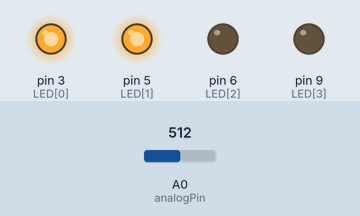
This sketch was run on a simulated Arduino Uno, built with avr-gcc and run on an emulated ATmega328P. On the bench: output pins drawn as LEDs (lit = HIGH). The inputs (shaded band) are chosen by the test bench; at power-on: A0 (analogPin) = 512.

Above: at 1.2 s.
1.3 s: A0 (analogPin) set to 599
2.8 s: A0 (analogPin) set to 623
At 3.5 s:
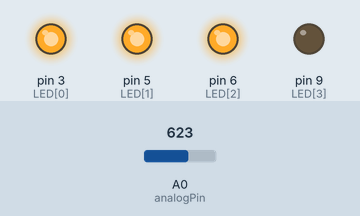
4.3 s: A0 (analogPin) set to 800
5.8 s: A0 (analogPin) set to 828
At 7.0 s:
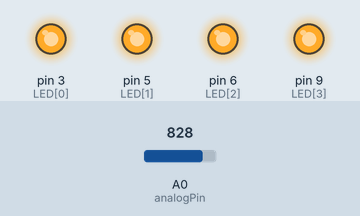
7.3 s: A0 (analogPin) set to 306
At 8.1 s:
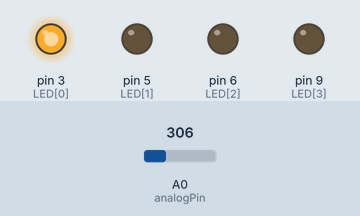
8.8 s: A0 (analogPin) set to 391
10.3 s: A0 (analogPin) set to 421
At 11.6 s:
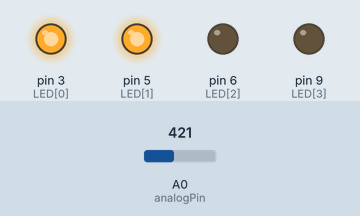
Timing chart, 0 to 12.8 s (numbered marks = the images above; inputs shaded):
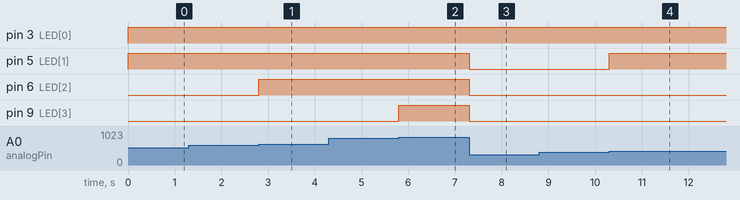

The sketch:

10_VR_LED.ino
```cpp
const int LED[4]={3,5,6,9};
const int analogPin = A0;
//                                                                                                                                                                                                                                       const int ledPin_4 = 9;

void setup() {
  // put your setup code here, to run once:
for(int i = 0 ; i <4;i++){
  pinMode(LED[i],OUTPUT);
}
}

void loop() {
  // put your main code here, to run repeatedly:
    int VR_val = analogRead(analogPin);

    for(int i = 0 ; i <4; i++){
      if(VR_val >(1024/5*(1+i)))
    digitalWrite(LED[i],HIGH);

    else digitalWrite(LED[i],LOW);
    }


}
```

Measured:
- the behaviour switches between 612 and 613 on A0 (analogPin) (found by bisection; images 0 and 1)
- the behaviour switches between 816 and 817 on A0 (analogPin) (found by bisection; images 1 and 2)
- the behaviour switches between 408 and 409 on A0 (analogPin) (found by bisection; images 3 and 4)
- after the input at 1.3 s, every drawn part: stays the same
- after the input at 2.8 s, pin 6 (LED[2]): LOW → HIGH at once
- after the input at 4.3 s, every drawn part: stays the same
- after the input at 5.8 s, pin 9 (LED[3]): LOW → HIGH at once
- after the input at 7.3 s, pin 5 (LED[1]), pin 6 (LED[2]), pin 9 (LED[3]): HIGH → LOW at once
- after the input at 8.8 s, every drawn part: stays the same
- after the input at 10.3 s, pin 5 (LED[1]): LOW → HIGH at once
